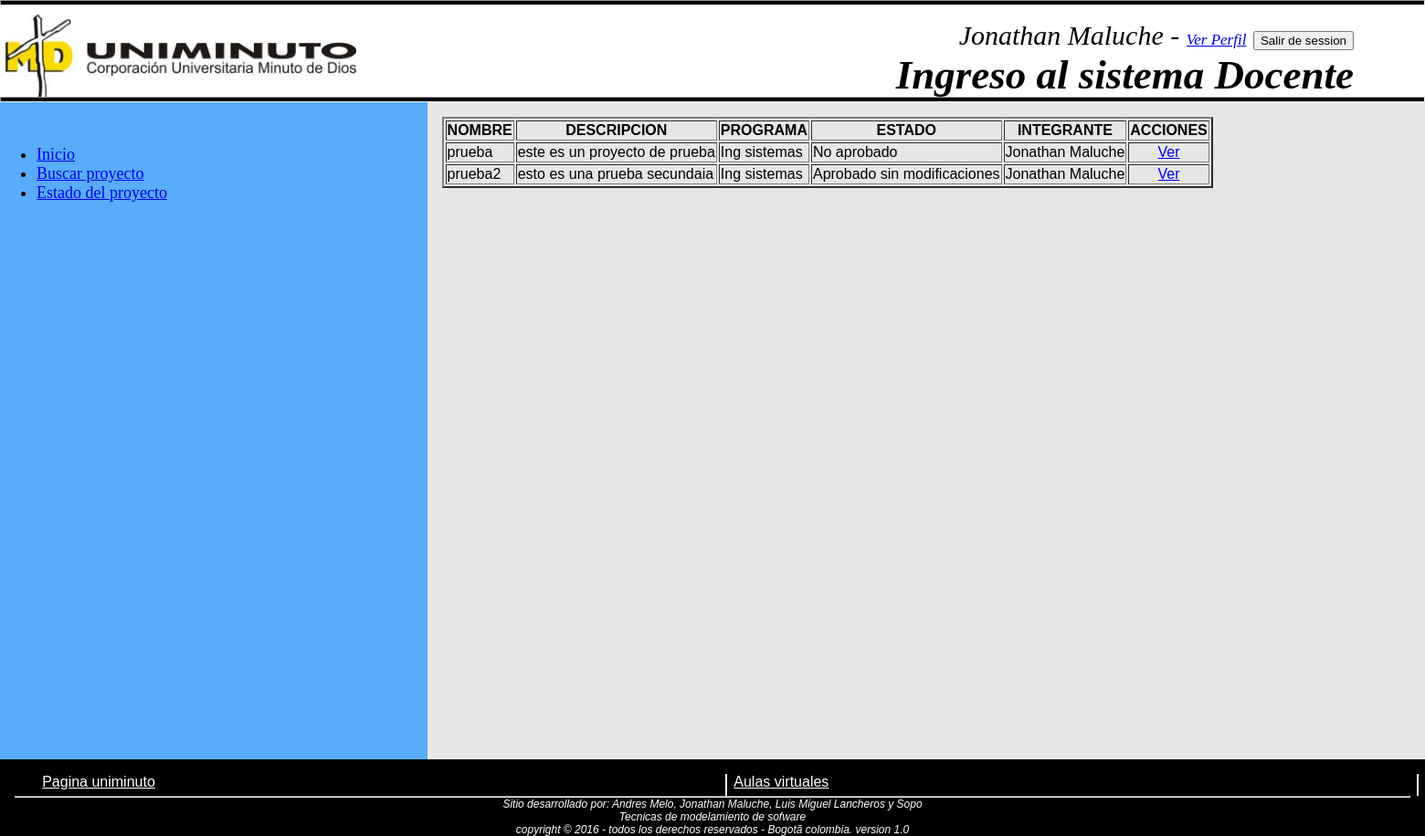
Page /docente.php?pagina=bproy (signed in) on the committed database.
### tables this page shows
CREATE TABLE `proyecto` (
  `id_proy` smallint(6) NOT NULL,
  `nom_proyecto` varchar(100) NOT NULL,
  `descri_proyecto` varchar(500) NOT NULL,
  `programa` smallint(6) NOT NULL,
  `facultad` smallint(6) NOT NULL,
  `estado_proy` tinyint(4) NOT NULL,
  `observaciones` varchar(200) DEFAULT NULL,
  `id_user` int(11) DEFAULT NULL,
  `id_tutor` int(11) DEFAULT NULL
);

CREATE TABLE `programa` (
  `id_prog` smallint(6) NOT NULL,
  `nom_programa` varchar(80) NOT NULL
);

CREATE TABLE `stdo_proy` (
  `id_estado` tinyint(4) NOT NULL,
  `nom_estado` varchar(90) NOT NULL
);

CREATE TABLE `usuario` (
  `id_user` int(11) NOT NULL,
  `id_rol` smallint(6) NOT NULL,
  `nombre` varchar(50) NOT NULL,
  `apellidos` varchar(50) NOT NULL,
  `email` varchar(60) NOT NULL,
  `sexo` varchar(9) NOT NULL,
  `telefono` varchar(20) DEFAULT NULL,
  `id_prog` smallint(6) NOT NULL,
  `id_sede` smallint(6) NOT NULL,
  `nick` varchar(50) NOT NULL,
  `password` varchar(50) NOT NULL,
  `id_alum` mediumint(9) NOT NULL
);

### funciones.php (the view, shortened to what this page needs)
<?php
class Funciones{
    private $host="localhost";
    private $user="root";
    private $pass="12qwaszx";
    private $db="tecnicas";
    public function accionPrincipal($query){
        if($conectado=$this->conectar()){
            if(mysqli_select_db($conectado,$this->db)){
                if($Consulta=mysqli_query($conectado,$query)){
                    return $Consulta;
                }else{
                    $respuesta="Error de consulta";
                    return $respuesta;
                }
            }else{
                $respuesta="Error de Conexion a Base";
                return $respuesta;
            }
        }else{
            $respuesta="error al Conectar con el Host";
            return $respuesta;
        }
    }
    private function conectar(){
        if($siConecto=mysqli_connect($this->host,$this->user,$this->pass)){
            return $siConecto;
        }else{
            return false;
        }
    }
    public function proyecto($sede){
        $query="select * from proyecto where programa=".$sede;
        $res=$this->accionPrincipal($query);
        $table="<table border='2'><tr><th>NOMBRE</th><th>DESCRIPCION</th><th>PROGRAMA</th><th>ESTADO</th><th>INTEGRANTE</th><th>ACCIONES</th></tr>";
        while($filas=mysqli_fetch_array($res)){
            if ($filas['id_tutor']==null) {
                $programa=$this->programa("id_prog",$filas['programa']);
                $estado=$this->estadoP("id_estado",$filas['estado_proy']);
                $user=$this->usuario("id_user",$filas['id_user']);
                $table.="<tr><td>".$filas['nom_proyecto']."</td>";
                $table.="<td>".$filas['descri_proyecto']."</td>";
                $table.="<td>".$programa['nom_programa']."</td>";
                $table.="<td>".$estado['nom_estado']."</td>";
                $table.="<td>".strstr($user['nombre']," ",true)." ".strstr($user['apellidos']," ",true)."</td>";
                $table.="<td align='center'><a href='docente.php?pagina=vproy&idproy=".$filas['id_proy']."'>Ver</a></td>";
            }
        }
        $table.="</tr></table>";
        return $table;
    }
    public function programa($campo,$programa){
        $query="select * from programa where $campo=".$programa;
        $res=$this->accionPrincipal($query);
        $file=mysqli_fetch_array($res);
        return $file;
    }
    public function estadoP($campo,$estado){
        $query="select * from stdo_proy where $campo=".$estado;
        $res=$this->accionPrincipal($query);
        $file=mysqli_fetch_array($res);
        return $file;
    }
    public function usuario($campo,$user){
        $query="select * from usuario where $campo=".$user;
        $res=$this->accionPrincipal($query);
        $file=mysqli_fetch_array($res);
        return $file;
    }
}
?>

### docente.php (shortened to what this page needs)
<?php
include('funciones.php');
$base =new Funciones();
if (isset($_SESSION['nombre'],$_SESSION['pass'])) {
?>
<?php
    if (isset($_GET['pagina'])and $_GET['pagina']!="") {
        $pagina=$_GET['pagina'];
    }else{
        $pagina=null;
    }
?>
<!DOCTYPE html>
<html lang="es">
    <head>
        <link rel="stylesheet" href="estiloscss/ealumno.css" type="text/css">
    </head>
    <body>
        <div>
            <header>
                <hr size="8">
                <div class="imagen">
                    <span> <?php echo $_COOKIE['nombre']." ".$_COOKIE['apellido']."  ";?> - </span>
                    <span><a href="docente.php?pagina=perfil" id="perfil">Ver Perfil</a></span>
                    <a href="salir.php" class="salir"><input type="submit" value="Salir de session" onclick="alert('sesion finalizada');"></a>
                    <h2>Ingreso al sistema Docente</h2>
                </div>
                <hr size="8">
            </header>
            <aside>
                <ul>
                    <li><a href="docente.php">Inicio</a></li>
                    <li><a href="docente.php?pagina=bproy">Buscar proyecto</a></li>
                    <li><a href="docente.php?pagina=eproy">Estado del proyecto</a></li>
                </ul>
            </aside>
            <section>
                <?php
    if ($pagina=="bproy") {
        $tabla=$base->proyecto($_COOKIE['prog']);
        echo $tabla;
    }elseif($pagina=="eproy"){
        include('edocente.php');
    }elseif($pagina=="vproy"){
        include('verProyec.php');
    }elseif($pagina=="perfil"){
        include('perfil.php');
    }else{
        echo "<img src='estiloscss/img/bienvenida.jpg' width='100%'>";
    }
                ?>
            </section>
            <footer>
                <?php include('footer.php');?>
            </footer>
        </div>
    </body>
</html>
<?php
}
?>

### footer.php (shortened to what this page needs)
<div class="footUno">
    <p><a href="http://www.uniminuto.edu/">Pagina uniminuto</a></p>
    <p><a href="http://aulas.uniminuto.edu/inicio/">Aulas virtuales</a></p>
</div>
<hr size="3">
<div class="footDos">
    <address>Sitio desarrollado por: Andres Melo, Jonathan Maluche, Luis Miguel Lancheros y Sopo</address>
    <address>Tecnicas de modelamiento de sofware</address>
    <address>copyright &copy; 2016 - todos los derechos reservados - Bogot&atilde; colombia. version 1.0</address>
</div>

### estiloscss/ealumno.css (style rules this page uses)
* { margin:0; box-sizing: border-box; }
.imagen { height: 100px; background: url(img/imgHead.jpg) no-repeat; background-size: 25%; background-position: -moz-left; background-position: -webkit-left; background-color: white; padding-right: 5%; padding-left: 6%; padding-top: 1%; text-align:right; font-size: 30px; font-style: oblique; font-stretch: condensed; align-items:center; color: black; }
body { background-color: black; }
#perfil { font-size: 17px; }
aside { padding-top: 3%; background-color: #58ACFA; height: 720px; width: 30%; float: left; font-size: 18px; }
section { box-sizing: border-box; padding-top: 1%; padding-left: 1%; padding-right: 1%; padding-bottom: 20%; background-color: #E6E6E6; height: 720px; width: 70%; float: right; font-family: sans-serif; }
footer { box-sizing: padding-box; float: left; height: 10%; width: 100%; background: black; bottom: 0; padding: 1%; text-align: center; font-family: sans-serif; }
.footUno { height: 50%; color: white; text-align: left; padding-left: 2%; -webkit-column-count: 2; -moz-column-count: 2; -webkit-column-width: 120px; -moz-column-gap: 20px; -webkit-column-rule: 2px solid #FFFFFF; -moz-column-rule: 1px solid #FFFFFF; }
.footUno a { color: white; }
.footDos { font-size: 12px; height: 50%; color: white; text-align: center; }

### rows in the picture
proyecto: nom_proyecto "prueba", descri_proyecto "este es un proyecto de prueba", programa.nom_programa "Ing sistemas", estado_proy.nom_estado "No aprobado", id_user.nombre "Jonathan", id_user.apellidos "Maluche"
proyecto: nom_proyecto "prueba2", descri_proyecto "esto es una prueba secundaia", programa.nom_programa "Ing sistemas", estado_proy.nom_estado "Aprobado sin modificaciones", id_user.nombre "Jonathan", id_user.apellidos "Maluche"

### other values in the picture
$_COOKIE['nombre'] "Jonathan"
$_COOKIE['apellido'] "Maluche"
